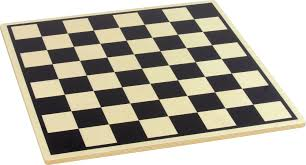
#> input picture img.png, 306 x 165 px
$ python hw1_4.py img.png
#> lines starting #> are read from the running program, lines starting #| are printed output that depends on the picture; after the words box and inside, x2 and y2 are one past the last pixel; in counts of white or black regions, pixels touching at a corner belong together
import cv2
import numpy as np
import sys

# 이미지를 불러옴
# 명령형 인자로부터 이미지 경로를 받습니다.
if len(sys.argv) > 1:
    image_path = sys.argv[1]  # 첫 번째 인자가 이미지 경로입니다.
else:
    print("Usage: python script.py <image_path>")
    sys.exit(1)

image = cv2.imread(image_path)
#> image is the input picture: shape (165, 306, 3); mean B, G, R 162.2, 176.2, 180.8
# 이미지를 그레이스케일로 변환
gray = cv2.cvtColor(image, cv2.COLOR_BGR2GRAY)
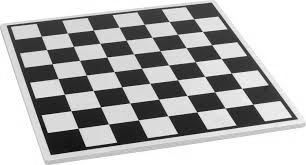
#> gray: shape (165, 306); min 1, max 255, mean 176
# 적응형 이진화를 수행
binary = cv2.adaptiveThreshold(
    gray, 255, cv2.ADAPTIVE_THRESH_MEAN_C, cv2.THRESH_BINARY, blockSize=17, C=2
)
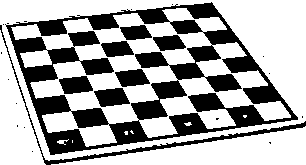
#> binary: shape (165, 306); 66.1% white; 24 black regions (16 under 20 px), largest, box (x1, y1, x2, y2) and area: (5, 2, 298, 155) 13412, (0, 25, 306, 165) 1186, (94, 88, 130, 107) 489

# Canny 엣지 검출을 수행.  낮은 임계값, 높은 임계값 설정 유의
edges = cv2.Canny(binary, 15, 250)
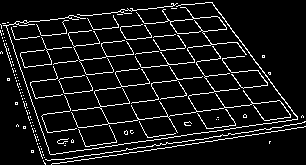
#> edges: shape (165, 306); 8.6% white in thin lines or dots
# 확률적 허프 변환을 사용하여 직선 검출
lines = cv2.HoughLinesP(edges, 1, np.pi / 180, threshold=102, minLineLength=10, maxLineGap=10)
#> lines = 15 rows, first 6: [41, 155, 297, 119], [51, 164, 212, 141], [34, 135, 284, 99], [17, 83, 251, 55], [35, 51, 121, 41], [160, 7, 244, 136]

# 가로 및 세로 선
horizontal_lines = []
vertical_lines = []
for line in lines:
    x1, y1, x2, y2 = line[0]
    angle = np.arctan2(y2 - y1, x2 - x1)  # 직선의 기울기 각도 계산
    if -np.pi / 4 < angle < np.pi / 4:
        vertical_lines.append(line)
    else:
        horizontal_lines.append(line)
#> this loop made 15 passes
#> (x1, y1, x2, y2, angle) on passes 1 to 12: (41, 155, 297, 119, -0.14), (51, 164, 212, 141, -0.142), (34, 135, 284, 99, -0.143), (17, 83, 251, 55, -0.119), (35, 51, 121, 41, -0.116), (160, 7, 244, 136, 0.994), (43, 161, 253, 131, -0.142), (22, 99, 226, 74, -0.122), (5, 23, 53, 163, 1.24), (136, 10, 207, 128, 1.03), (14, 23, 212, 2, -0.106), (212, 3, 305, 126, 0.923)
#> after the loop, horizontal_lines = [[[160, 7, 244, 136]], [[5, 23, 53, 163]], [[136, 10, 207, 128]], [[212, 3, 305, 126]]]; vertical_lines = [[[41, 155, 297, 119]], [[51, 164, 212, 141]], [[34, 135, 284, 99]], [[17, 83, 251, 55]], [[35, 51, 121, 41]], [[43, 161, 253, 131]], [[22, 99, 226, 74]], [[14, 23, 212, 2]], [[12, 68, 239, 40]], [[3, 41, 212, 16]], [[54, 113, 245, 87]]]

# 가로 및 세로 선이 만나는 지점을 계산
corners = []
for hl in horizontal_lines:
    for vl in vertical_lines:
        x1_h, y1_h, x2_h, y2_h = hl[0]
        x1_v, y1_v, x2_v, y2_v = vl[0]
        A = np.array([[y2_h - y1_h, x1_h - x2_h], [y2_v - y1_v, x1_v - x2_v]])
        b = np.array([x1_h * (y2_h - y1_h) - y1_h * (x2_h - x1_h), x1_v * (y2_v - y1_v) - y1_v * (x2_v - x1_v)])
        intersection = np.linalg.solve(A, b)
        corners.append(intersection.astype(int))
#> this loop made 4 passes
#> after the loop, corners = 44 pairs, first value 5 to 306, second value 2 to 163

# 이미지의 모서리 좌표
top_left = np.array([0, 0])
top_right = np.array([image.shape[1], 0])
#> top_right = [306, 0]
bottom_left = np.array([0, image.shape[0]])
#> bottom_left = [0, 165]
bottom_right = np.array([image.shape[1], image.shape[0]])
#> bottom_right = [306, 165]

corners = np.array(corners)

# 각 모서리에 가장 가까운 교차점 찾기
def find_closest_corner(corner, all_corners):
    distances = np.linalg.norm(all_corners - corner, axis=1)
#> distances = 44 values, max 331.3 at index 34, min 23.54 at index 18, mean 198.5
    return all_corners[np.argmin(distances)]


closest_top_left = find_closest_corner(top_left, corners)
#> closest_top_left = [5, 23]
closest_top_right = find_closest_corner(top_right, corners)
#> closest_top_right = [251, 54]
closest_bottom_left = find_closest_corner(bottom_left, corners)
#> closest_bottom_left = [49, 153]
closest_bottom_right = find_closest_corner(bottom_right, corners)
#> closest_bottom_right = [306, 127]

# 결과 꼭짓점
extreme_corners = [
    closest_top_left,
    closest_top_right,
    closest_bottom_right,
    closest_bottom_left
]
#> extreme_corners = [[5, 23], [251, 54], [306, 127], [49, 153]]

width = 300
height = 300
dstQuad = np.array([[0, 0], [width - 1, 0], [width - 1, height - 1], [0, height - 1]], dtype=np.float32)
pers = cv2.getPerspectiveTransform(np.array(extreme_corners, dtype=np.float32), dstQuad)  # 투영 변환 행렬 계산
#> pers = [[0.78, -0.264, 2.17], [-0.395, 3.14, -70.17], [-0.00211, 0.00267, 1]]
dst = cv2.warpPerspective(image, pers, (width, height))  # 투영 변환 행렬 적용
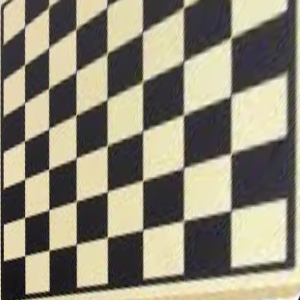
#> dst: shape (300, 300, 3); mean B, G, R 118.5, 136.8, 142.3

# Canny 엣지 검출을 수행하세요.
edges = cv2.Canny(dst, 0, 254)
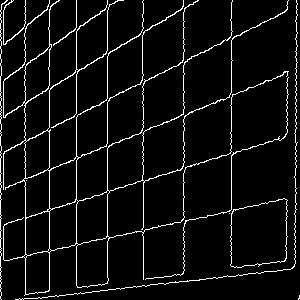
#> edges: shape (300, 300); 5.8% white in thin lines or dots

# 허프 변환을 사용하여 엣지에서 원 검출
circles = cv2.HoughCircles(
    edges,
    cv2.HOUGH_GRADIENT,  # Hough 변환 방법
    dp=1,  # 이미지 해상도에 대한 역비율
    minDist=10,  # 원 사이의 최소 거리
    param1=50,  # Canny 엣지 검출기의 고장도 임계값
    param2=21,  # 작으면 더 많은 원을 검출, 크면 정확한 원 검출
    minRadius=5,  # 원의 최소 반지름
    maxRadius=20  # 원의 최대 반지름
)
#> circles = None

# 밝은 원과 어두운 원의 개수를 저장할 변수 초기화
w = 0
b = 0
# 임계값 설정 1
threshold = 150

# 검출된 원이 있는 경우
if circles is not None:
    circles = np.round(circles[0, :]).astype("int")
    for (x, y, r) in circles:
        # 원 중심의 그레이스케일 값 확인
        pixel_value = gray[y, x]

        # 밝기에 따라 밝은 원과 어두운 원 분류
        if pixel_value > threshold:
            w += 1
        else:
            b += 1

        cv2.circle(dst, (x, y), r, (0, 255, 0), 4)  # 원 그리기
        cv2.circle(dst, (x, y), 2, (0, 128, 255), -1)  # 중심점 그리기

print('w:', w, 'b:', b)

# 결과 이미지 표시
cv2.imshow("Detected Circles", dst)
cv2.waitKey(0)
cv2.destroyAllWindows()

$ run again, on board2.png
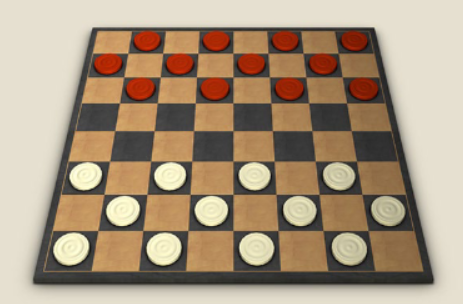
#> input picture board2.png, 463 x 304 px
#> image is the input picture: shape (304, 463, 3); mean B, G, R 125.6, 149.1, 168.4
#> `binary = cv2.adaptiveThreshold( gray, 255, cv2.ADAPTIVE_THRESH_MEAN_C,..`:
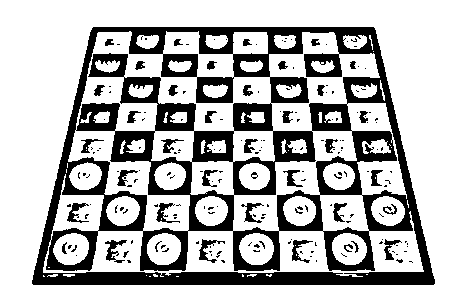
#> binary: shape (304, 463); 72.2% white; 195 black regions (156 under 20 px), largest, box (x1, y1, x2, y2) and area: (32, 27, 435, 285) 34967, (105, 240, 127, 263) 204, (199, 239, 225, 263) 189
#> lines = 32 rows, first 6: [32, 284, 434, 284], [356, 230, 422, 230], [67, 130, 399, 130], [85, 53, 380, 53], [94, 26, 372, 26], [309, 194, 373, 194]
#> the loop `for line in lines:` made 32 passes
#> (x1, y1, x2, y2, angle) on passes 1 to 8: (32, 284, 434, 284, 0), (356, 230, 422, 230, 0), (67, 130, 399, 130, 0), (85, 53, 380, 53, 0), (94, 26, 372, 26, 0), (309, 194, 373, 194, 0), (79, 76, 386, 76, 0), (281, 271, 327, 271, 0)
#> after the loop `for line in lines:`: horizontal_lines = [[[31, 282, 69, 118]], [[375, 29, 434, 283]], [[232, 194, 232, 35]], [[269, 70, 279, 267]], [[189, 206, 198, 33]], [[340, 68, 373, 260]], [[42, 271, 87, 73]], [[301, 33, 319, 199]], [[139, 269, 158, 89]], [[96, 237, 131, 34]], [[373, 48, 401, 173]]]; vertical_lines = 21 items, first 6: [[32, 284, 434, 284]], [[356, 230, 422, 230]], [[67, 130, 399, 130]], [[85, 53, 380, 53]], [[94, 26, 372, 26]], [[309, 194, 373, 194]]
#> the loop `for hl in horizontal_lines:` made 11 passes
#> after the loop `for hl in horizontal_lines:`: corners = 231 pairs, first value 30 to 434, second value 26 to 284
#> distances = 231 values, max 518.7 at index 21, min 93.68 at index 4, mean 303.6
#> closest_top_left = [90, 26]
#> closest_top_right = [374, 26]
#> closest_bottom_left = [30, 284]
#> closest_bottom_right = [434, 284]
#> extreme_corners = [[90, 26], [374, 26], [434, 284], [30, 284]]
#> pers = [[1.1, 0.256, -105.6], [6.55e-17, 1.72, -44.77], [-2.51e-19, 0.00171, 1]]
#> `circles = cv2.HoughCircles( edges, cv2.HOUGH_GRADIENT,`: circles = 24 rows, first 8: [168.5, 270.5, 19.4], [280.5, 24.5, 19.4], [62.5, 95.5, 19.4], [203.5, 26.5, 18.3], [238.5, 57.5, 13.8], [60.5, 235.5, 19.4], [61.5, 25.5, 19.4], [133.5, 94.5, 19.4]
#> `circles = np.round(circles[0, :]).astype("int")`: circles = 24 rows, first 8: [168, 270, 19], [280, 24, 19], [62, 96, 19], [204, 26, 18], [238, 58, 14], [60, 236, 19], [62, 26, 19], [134, 94, 19]
#> the loop `for (x, y, r) in circles:` made 24 passes
#> (x, y, r, pixel_value) on passes 1 to 8: (168, 270, 19, 79), (280, 24, 19, 216), (62, 96, 19, 221), (204, 26, 18, 207), (238, 58, 14, 63), (60, 236, 19, 70), (62, 26, 19, 224), (134, 94, 19, 77)
#> after the loop `for (x, y, r) in circles:`:
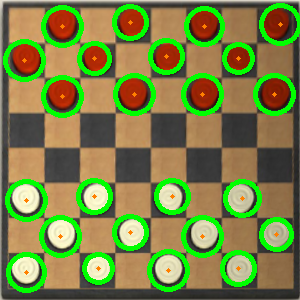
#> dst: shape (300, 300, 3); mean B, G, R 68.3, 131, 121.6
#> after the loop `for (x, y, r) in circles:`: b = 12
#| w: 12 b: 12
